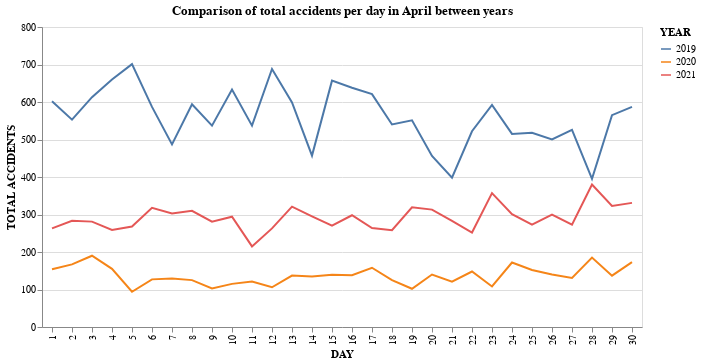

The notebook cell saved with this chart:
### Code cell
alt.Chart(count_by_day).mark_line().encode(
    x='DAY:N',
    y='TOTAL ACCIDENTS',
    color='YEAR:N'
).properties(title = "Comparison of total accidents per day in April between years")

### Figure 1 — Vega-Lite specification as saved in the notebook (floating-point values rounded to 4 significant figures)
{"config": {"view": {"continuousWidth": 400, "continuousHeight": 300}}, "data": {"name": "data-a4c06ccf45ab5c840ace29fdd283e242"}, "mark": "line", "encoding": {"color": {"field": "YEAR", "type": "nominal"}, "x": {"field": "DAY", "type": "nominal"}, "y": {"field": "TOTAL ACCIDENTS", "type": "quantitative"}}, "title": "Comparison of total accidents per day in April between years", "$schema": "https://vega.github.io/schema/vega-lite/v4.17.0.json", "datasets": {"data-a4c06ccf45ab5c840ace29fdd283e242": [{"DAY": 1, "YEAR": 2019, "TOTAL ACCIDENTS": 602}, {"DAY": 1, "YEAR": 2020, "TOTAL ACCIDENTS": 154}, {"DAY": 1, "YEAR": 2021, "TOTAL ACCIDENTS": 263}, {"DAY": 2, "YEAR": 2019, "TOTAL ACCIDENTS": 553}, {"DAY": 2, "YEAR": 2020, "TOTAL ACCIDENTS": 167}, {"DAY": 2, "YEAR": 2021, "TOTAL ACCIDENTS": 283}, {"DAY": 3, "YEAR": 2019, "TOTAL ACCIDENTS": 613}, {"DAY": 3, "YEAR": 2020, "TOTAL ACCIDENTS": 190}, {"DAY": 3, "YEAR": 2021, "TOTAL ACCIDENTS": 281}, {"DAY": 4, "YEAR": 2019, "TOTAL ACCIDENTS": 660}, {"DAY": 4, "YEAR": 2020, "TOTAL ACCIDENTS": 155}, {"DAY": 4, "YEAR": 2021, "TOTAL ACCIDENTS": 259}, {"DAY": 5, "YEAR": 2019, "TOTAL ACCIDENTS": 701}, {"DAY": 5, "YEAR": 2020, "TOTAL ACCIDENTS": 94}, {"DAY": 5, "YEAR": 2021, "TOTAL ACCIDENTS": 268}, {"DAY": 6, "YEAR": 2019, "TOTAL ACCIDENTS": 587}, {"DAY": 6, "YEAR": 2020, "TOTAL ACCIDENTS": 127}, {"DAY": 6, "YEAR": 2021, "TOTAL ACCIDENTS": 318}, {"DAY": 7, "YEAR": 2019, "TOTAL ACCIDENTS": 487}, {"DAY": 7, "YEAR": 2020, "TOTAL ACCIDENTS": 129}, {"DAY": 7, "YEAR": 2021, "TOTAL ACCIDENTS": 303}, {"DAY": 8, "YEAR": 2019, "TOTAL ACCIDENTS": 594}, {"DAY": 8, "YEAR": 2020, "TOTAL ACCIDENTS": 125}, {"DAY": 8, "YEAR": 2021, "TOTAL ACCIDENTS": 310}, {"DAY": 9, "YEAR": 2019, "TOTAL ACCIDENTS": 537}, {"DAY": 9, "YEAR": 2020, "TOTAL ACCIDENTS": 103}, {"DAY": 9, "YEAR": 2021, "TOTAL ACCIDENTS": 281}, {"DAY": 10, "YEAR": 2019, "TOTAL ACCIDENTS": 633}, {"DAY": 10, "YEAR": 2020, "TOTAL ACCIDENTS": 115}, {"DAY": 10, "YEAR": 2021, "TOTAL ACCIDENTS": 294}, {"DAY": 11, "YEAR": 2019, "TOTAL ACCIDENTS": 537}, {"DAY": 11, "YEAR": 2020, "TOTAL ACCIDENTS": 121}, {"DAY": 11, "YEAR": 2021, "TOTAL ACCIDENTS": 215}, {"DAY": 12, "YEAR": 2019, "TOTAL ACCIDENTS": 688}, {"DAY": 12, "YEAR": 2020, "TOTAL ACCIDENTS": 106}, {"DAY": 12, "YEAR": 2021, "TOTAL ACCIDENTS": 263}, {"DAY": 13, "YEAR": 2019, "TOTAL ACCIDENTS": 599}, {"DAY": 13, "YEAR": 2020, "TOTAL ACCIDENTS": 137}, {"DAY": 13, "YEAR": 2021, "TOTAL ACCIDENTS": 321}, {"DAY": 14, "YEAR": 2019, "TOTAL ACCIDENTS": 457}, {"DAY": 14, "YEAR": 2020, "TOTAL ACCIDENTS": 135}, {"DAY": 14, "YEAR": 2021, "TOTAL ACCIDENTS": 295}, {"DAY": 15, "YEAR": 2019, "TOTAL ACCIDENTS": 657}, {"DAY": 15, "YEAR": 2020, "TOTAL ACCIDENTS": 139}, {"DAY": 15, "YEAR": 2021, "TOTAL ACCIDENTS": 270}, {"DAY": 16, "YEAR": 2019, "TOTAL ACCIDENTS": 638}, {"DAY": 16, "YEAR": 2020, "TOTAL ACCIDENTS": 138}, {"DAY": 16, "YEAR": 2021, "TOTAL ACCIDENTS": 298}, {"DAY": 17, "YEAR": 2019, "TOTAL ACCIDENTS": 621}, {"DAY": 17, "YEAR": 2020, "TOTAL ACCIDENTS": 158}, {"DAY": 17, "YEAR": 2021, "TOTAL ACCIDENTS": 264}, {"DAY": 18, "YEAR": 2019, "TOTAL ACCIDENTS": 540}, {"DAY": 18, "YEAR": 2020, "TOTAL ACCIDENTS": 125}, {"DAY": 18, "YEAR": 2021, "TOTAL ACCIDENTS": 258}, {"DAY": 19, "YEAR": 2019, "TOTAL ACCIDENTS": 551}, {"DAY": 19, "YEAR": 2020, "TOTAL ACCIDENTS": 102}, {"DAY": 19, "YEAR": 2021, "TOTAL ACCIDENTS": 319}, {"DAY": 20, "YEAR": 2019, "TOTAL ACCIDENTS": 456}, {"DAY": 20, "YEAR": 2020, "TOTAL ACCIDENTS": 140}, {"DAY": 20, "YEAR": 2021, "TOTAL ACCIDENTS": 313}, {"DAY": 21, "YEAR": 2019, "TOTAL ACCIDENTS": 398}, {"DAY": 21, "YEAR": 2020, "TOTAL ACCIDENTS": 121}, {"DAY": 21, "YEAR": 2021, "TOTAL ACCIDENTS": 283}, {"DAY": 22, "YEAR": 2019, "TOTAL ACCIDENTS": 522}, {"DAY": 22, "YEAR": 2020, "TOTAL ACCIDENTS": 148}, {"DAY": 22, "YEAR": 2021, "TOTAL ACCIDENTS": 252}, {"DAY": 23, "YEAR": 2019, "TOTAL ACCIDENTS": 592}, {"DAY": 23, "YEAR": 2020, "TOTAL ACCIDENTS": 108}, {"DAY": 23, "YEAR": 2021, "TOTAL ACCIDENTS": 357}, {"DAY": 24, "YEAR": 2019, "TOTAL ACCIDENTS": 515}, {"DAY": 24, "YEAR": 2020, "TOTAL ACCIDENTS": 172}, {"DAY": 24, "YEAR": 2021, "TOTAL ACCIDENTS": 301}, {"DAY": 25, "YEAR": 2019, "TOTAL ACCIDENTS": 518}, {"DAY": 25, "YEAR": 2020, "TOTAL ACCIDENTS": 152}, {"DAY": 25, "YEAR": 2021, "TOTAL ACCIDENTS": 273}, {"DAY": 26, "YEAR": 2019, "TOTAL ACCIDENTS": 500}, {"DAY": 26, "YEAR": 2020, "TOTAL ACCIDENTS": 140}, {"DAY": 26, "YEAR": 2021, "TOTAL ACCIDENTS": 300}, {"DAY": 27, "YEAR": 2019, "TOTAL ACCIDENTS": 526}, {"DAY": 27, "YEAR": 2020, "TOTAL ACCIDENTS": 131}, {"DAY": 27, "YEAR": 2021, "TOTAL ACCIDENTS": 273}, {"DAY": 28, "YEAR": 2019, "TOTAL ACCIDENTS": 395}, {"DAY": 28, "YEAR": 2020, "TOTAL ACCIDENTS": 185}, {"DAY": 28, "YEAR": 2021, "TOTAL ACCIDENTS": 380}, {"DAY": 29, "YEAR": 2019, "TOTAL ACCIDENTS": 565}, {"DAY": 29, "YEAR": 2020, "TOTAL ACCIDENTS": 137}, {"DAY": 29, "YEAR": 2021, "TOTAL ACCIDENTS": 323}, {"DAY": 30, "YEAR": 2019, "TOTAL ACCIDENTS": 587}, {"DAY": 30, "YEAR": 2020, "TOTAL ACCIDENTS": 173}, {"DAY": 30, "YEAR": 2021, "TOTAL ACCIDENTS": 331}]}}
